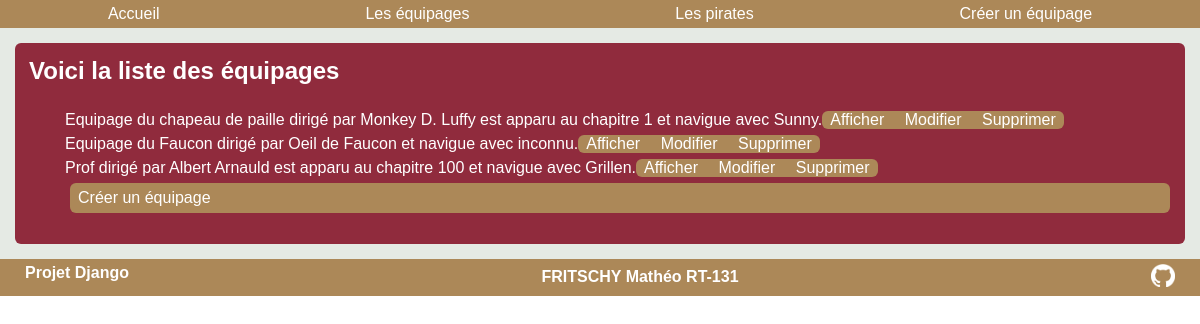
The page /onepiece/equipages/ on the database as committed earlier.
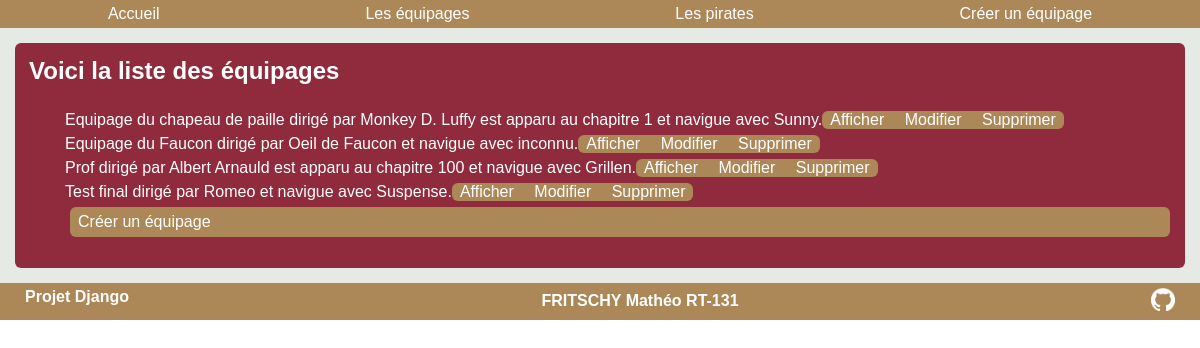
The same page on the database as committed later.
### onepiece/models.py (models this page shows, shortened)
class Equipage(models.Model):
    nom=models.CharField(max_length=100)
    nombateau=models.CharField(max_length=100)
    capitaine=models.CharField(max_length=100)
    premiereapparition=models.IntegerField(null = True, blank=True)
    def __str__(self):
        if self.premiereapparition is not None:
            chaine = f"{self.nom} dirigé par {self.capitaine} est apparu au chapitre {self.premiereapparition} et navigue avec {self.nombateau}."
        else:
            chaine = f"{self.nom} dirigé par {self.capitaine} et navigue avec {self.nombateau}."
        return chaine

### onepiece/views.py (the view)
# urls.py: path('equipages/', views.voirequipages),
def voirequipages(request):
    liste = list(models.Equipage.objects.all())
    return render(request,"onepiece/equipages/listeequipages.html", {"liste" : liste})

### onepiece/templates/onepiece/equipages/listeequipages.html
{% extends "onepiece/main.html" %} {% block title %} Les équipages {% endblock%} {% block content %}
<article>
  <h2>Voici la liste des équipages</h2>
  <ol>
    {% for equipage in liste %}
    <li>
      {{equipage}}
      <div class="liste">
        <a href="/onepiece/equipage/{{equipage.id}}/">Afficher</a>
        <a href="/onepiece/update/{{equipage.id}}/">Modifier</a>
        <a href="/onepiece/delete/{{equipage.id}}/">Supprimer</a>
      </div>
    </li>
    {% endfor %}
    <footer class="centre">
        <a href="/onepiece/ajoutequipage">Créer un équipage</a>
    </footer>
  </ol>
</article>
{% endblock %}

Rows that differ between the two databases and show on the page:
added Equipage: premiereapparition+nom+capitaine "Test final dirigé par Romeo et navigue avec Suspense."
